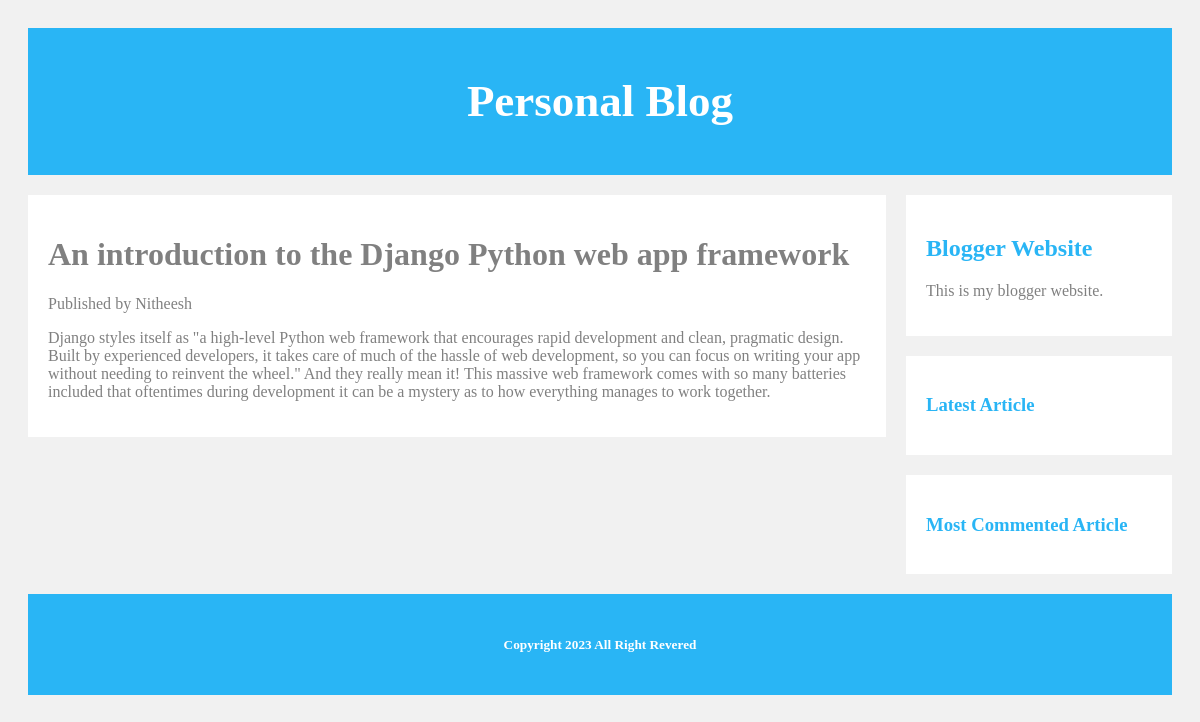
The page /blog/2023/5/31/Django-Web-Framework/ on the database its author committed.
### blog/models.py (models this page shows, shortened)
class Article(models.Model):
    class ArticlePublishedManager(models.Manager):
        pass
    class Status(models.TextChoices):
        DRAFT = 'DF', 'Draft'
        PUBLISHED = 'PB', 'Published'
    author = models.ForeignKey(User, on_delete=models.CASCADE, related_name='blog_articles')
    title = models.CharField(max_length=250)
    slug = models.SlugField(max_length=250, unique_for_date='published')
    body = models.TextField()
    published = models.DateTimeField(default=timezone.now)
    created = models.DateTimeField(auto_now_add=True)
    updated = models.DateTimeField(auto_now=True)
    status = models.CharField(max_length=2, choices=Status.choices, default=Status.DRAFT)
    objects = models.Manager() #The default manager
    publishedArticles = ArticlePublishedManager() #The custom manager
    class Meta:
        ordering = ['-published']
        indexes = [
            models.Index(fields=['-published'])
        ]
    pass

### blog/views.py (the view)
# urls.py: path('<int:year>/<int:month>/<int:day>/<slug:article>/', views.article_details, name='article_details'),
def article_details(request, year, month, day, article):
    try:
        article = get_object_or_404(Article, status=Article.Status.PUBLISHED,
                    slug=article,
                    published__year=year,
                    published__month=month,
                    published__day=day
                )
    except Article.DoesNotExist:
        raise Http404("No article found.")
    return render(request, 'blog/detail.html', {'article': article})
    pass

### blog/templates/blog/detail.html (shortened to what this page needs)
{% extends "blog/base.html" %}
{% block content %}
    <h1>{{ article.title }}</h1>
    <p>
        Published {{ article.publish }} by {{ article.author }}
    </p>
    {{ article.body|linebreaks }}
{% endblock %}

### blog/static/css/style.css (style rules this page uses)
* { box-sizing: border-box; }
body { font-family: "Baskerville"; padding: 20px; background: #f1f1f1; }

### rows shown on the page
Article: title "An introduction to the Django Python web app framework", author "Nitheesh", body "Django styles itself as \"a high-level Python web framework that encourages rapid development and clean, pragmatic design. Built by experienced developers, it takes care of much of the hassle of web development, so you can focus on writing your app without needing to reinvent the wheel.\" And they really mean it! This massive web framework comes with so many batteries included that oftentimes during development it can be a mystery as to how everything manages to work together."
